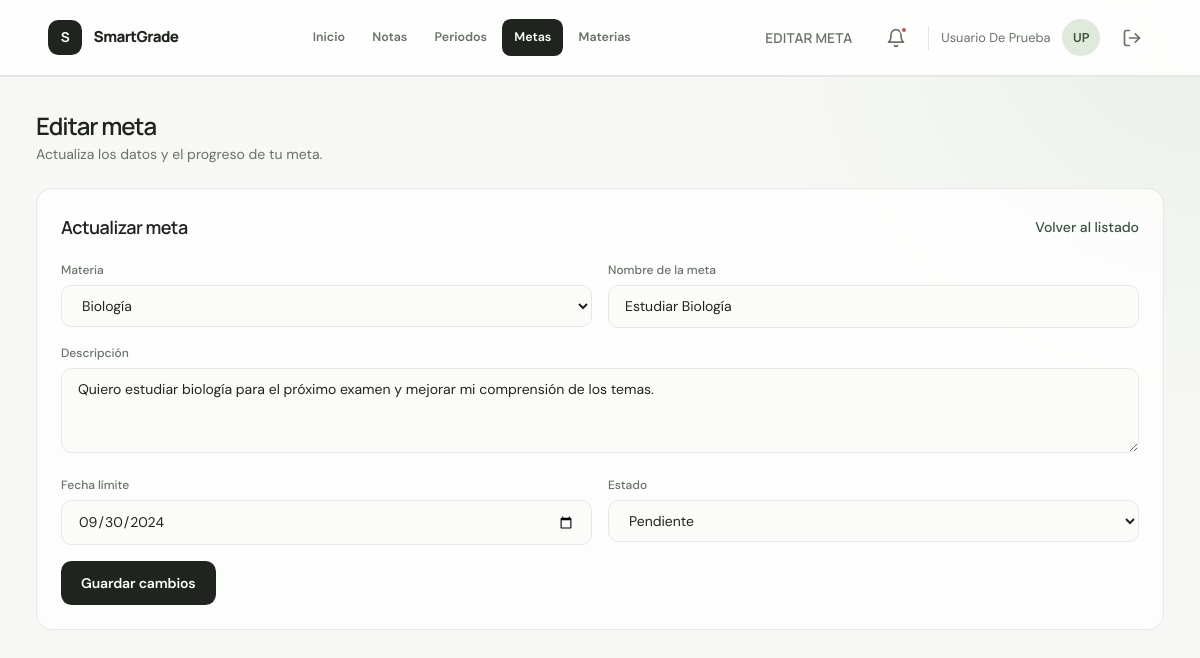
/views/goals/edit.php?id=4 (signed in), run on the app's committed database.
### tables this page shows
CREATE TABLE IF NOT EXISTS goals (
    id INT AUTO_INCREMENT PRIMARY KEY,
    user_id INT NOT NULL,
    subject_id INT NOT NULL,
    name VARCHAR(100) NOT NULL,
    description TEXT,
    target_date DATE,
    status ENUM(
        'pending',
        'in_progress',
        'completed'
    ) DEFAULT 'pending',
    created_at TIMESTAMP DEFAULT CURRENT_TIMESTAMP,
    updated_at TIMESTAMP DEFAULT CURRENT_TIMESTAMP ON UPDATE CURRENT_TIMESTAMP,
    FOREIGN KEY (user_id) REFERENCES users (id) ON DELETE CASCADE,
    FOREIGN KEY (subject_id) REFERENCES subjets (id) ON DELETE CASCADE
);

CREATE TABLE IF NOT EXISTS subjets (
    id INT AUTO_INCREMENT PRIMARY KEY,
    name VARCHAR(100) NOT NULL,
    user_id INT NOT NULL,
    teacher_name VARCHAR(100) NOT NULL,
    created_at TIMESTAMP DEFAULT CURRENT_TIMESTAMP,
    FOREIGN KEY (user_id) REFERENCES users (id) ON DELETE CASCADE
);

### logic/goals/read.php (called while the page is built, shortened)
<?php
if (!function_exists('getUserGoalById')) {
    function getUserGoalById(PDO $pdo, int $user_id, int $id): ?array
    {
        $stmt = $pdo->prepare(
            'SELECT
                g.id,
                g.subject_id,
                g.name,
                g.description,
                g.target_date,
                g.status,
                g.created_at,
                s.name AS subject_name
            FROM goals g
            INNER JOIN subjets s ON s.id = g.subject_id
            WHERE g.id = :id
              AND g.user_id = :user_id
              AND s.user_id = :user_id
            LIMIT 1'
        );
        $stmt->execute([
            'id' => $id,
            'user_id' => $user_id,
        ]);
        $goal = $stmt->fetch();
        return $goal ?: null;
    }
}
if (!function_exists('getUserGoalSubjects')) {
    function getUserGoalSubjects(PDO $pdo, int $user_id): array
    {
        $stmt = $pdo->prepare('SELECT id, name FROM subjets WHERE user_id = :user_id ORDER BY name ASC');
        $stmt->execute(['user_id' => $user_id]);
        return $stmt->fetchAll();
    }
}

### views/goals/edit.php (the view, shortened to what this page needs)
<?php
require_once __DIR__ . '/../../logic/db.php';
require_once __DIR__ . '/../../logic/goals/read.php';
$id = filter_var($_GET['id'] ?? null, FILTER_VALIDATE_INT, ['options' => ['min_range' => 1]]);
$user_id = (int) $_SESSION['user_id'];
$goal = getUserGoalById($pdo, $user_id, (int) $id);
$old = $_SESSION['goals_old'] ?? null;
$subjects = getUserGoalSubjects($pdo, $user_id);
$status_labels = [
    'pending' => 'Pendiente',
    'in_progress' => 'En progreso',
    'completed' => 'Completada',
];
?>
<!DOCTYPE html>
<html lang="es">
<head>
    <?php include __DIR__ . '/../header.php'; ?>
</head>
<body>
    <div class="app-shell">
        <div class="main-content">
            <?php include __DIR__ . '/../partials/topbar.php'; ?>
            <main class="p-6 space-y-6">
                <div>
                    <h2 class="font-display text-xl font-semibold text-heading">Editar meta</h2>
                    <p class="text-muted text-sm mt-1">Actualiza los datos y el progreso de tu meta.</p>
                </div>
                <section class="card p-6">
                    <div class="flex items-center justify-between gap-3 flex-wrap mb-5">
                        <h3 class="font-display text-lg font-semibold text-heading">Actualizar meta</h3>
                        <a href="index.php" class="text-sm link-accent">Volver al listado</a>
                    </div>
                    <form action="../../logic/goals/update.php" method="POST" class="grid md:grid-cols-2 gap-4" novalidate>
                        <div>
                            <label for="subject_id" class="field-label">Materia</label>
                            <select id="subject_id" name="subject_id" required class="input">
                                <?php $subject_value = $old['subject_id'] ?? $goal['subject_id']; ?>
                                <?php foreach ($subjects as $subject): ?>
                                    <option value="<?= (int) $subject['id'] ?>" <?= (string) $subject_value === (string) $subject['id'] ? 'selected' : '' ?>>
                                        <?= htmlspecialchars($subject['name'], ENT_QUOTES, 'UTF-8') ?>
                                    </option>
                                <?php endforeach; ?>
                            </select>
                        </div>
                        <div>
                            <label for="name" class="field-label">Nombre de la meta</label>
                            <input type="text" id="name" name="name" maxlength="100" required value="<?= htmlspecialchars($old['name'] ?? $goal['name'], ENT_QUOTES, 'UTF-8') ?>" class="input">
                        </div>
                        <div class="md:col-span-2">
                            <label for="description" class="field-label">Descripción</label>
                            <textarea id="description" name="description" rows="3" class="input"><?= htmlspecialchars($old['description'] ?? ($goal['description'] ?? ''), ENT_QUOTES, 'UTF-8') ?></textarea>
                        </div>
                        <div>
                            <label for="target_date" class="field-label">Fecha límite</label>
                            <input type="date" id="target_date" name="target_date" value="<?= htmlspecialchars($old['target_date'] ?? ($goal['target_date'] ?? ''), ENT_QUOTES, 'UTF-8') ?>" class="input">
                        </div>
                        <div>
                            <label for="status" class="field-label">Estado</label>
                            <?php $status_value = $old['status'] ?? $goal['status']; ?>
                            <select id="status" name="status" class="input">
                                <?php foreach ($status_labels as $status => $label): ?>
                                    <option value="<?= $status ?>" <?= $status_value === $status ? 'selected' : '' ?>><?= $label ?></option>
                                <?php endforeach; ?>
                            </select>
                        </div>
                        <div class="md:col-span-2">
                            <button type="submit" class="btn btn-primary" style="width: auto;">Guardar cambios</button>
                        </div>
                    </form>
                </section>
            </main>
        </div>
    </div>
</body>
</html>

### views/css/styles.css (style rules this page uses)
:root { --color-bg: #f7f8f6; --color-surface: #ffffff; --color-surface-alt: #f0f3ee; --color-border: #e4e8e2; --color-border-focus: var(--color-primary); --color-text: #20241f; --color-text-muted: #687267; --color-text-dim: #9ba49a; --color-text-inverse: #ffffff; --color-primary: #4d6b52; --color-primary-hover: #38523d; --color-primary-soft: #e6eee5; --color-danger: #b45e52; --color-danger-border: #efd8d2; --color-danger-bg: #fbefec; --color-success: #4d7b5b; --color-success-border: #d5e7d8; --color-success-bg: #edf7ef; --color-overlay-soft: #f5f7f4; --color-overlay-medium: #edf1eb; --font-body: "DM Sans", sans-serif; --font-display: "Manrope", sans-serif; --radius-sm: 0.35rem; --radius-md: 0.55rem; --radius-lg: 0.8rem; --radius-xl: 1.05rem; --radius-2xl: 1.35rem; --input-padding-y: 0.625rem; --input-padding-x: 1rem; --transition-fast: 150ms ease; }
body { font-family: var(--font-body); background-color: var(--color-bg); color: var(--color-text); -webkit-font-smoothing: antialiased; }
.font-display { font-family: var(--font-display); }
.card { background-color: var(--color-surface); border: 1px solid var(--color-border); border-radius: var(--radius-2xl); }
.field-label { display: block; font-size: 0.75rem; font-weight: 500; color: var(--color-text-muted); margin-bottom: 0.375rem; }
.input { width: 100%; background-color: var(--color-overlay-soft); border: 1px solid var(--color-border); border-radius: var(--radius-lg); padding: var(--input-padding-y) var(--input-padding-x); font-size: 0.875rem; color: var(--color-text); transition: border-color var(--transition-fast), box-shadow var(--transition-fast); }
.input::placeholder { color: var(--color-text-dim); }
.btn { display: inline-flex; align-items: center; justify-content: center; font-weight: 600; font-size: 0.875rem; border-radius: var(--radius-lg); padding: var(--input-padding-y) 1.25rem; transition: background-color var(--transition-fast), transform var(--transition-fast); cursor: pointer; border: none; }
.btn-primary { background-color: var(--color-primary); color: var(--color-text-inverse); width: 100%; }
.link-accent { color: var(--color-primary-hover); font-weight: 500; }
.text-muted { color: var(--color-text-muted); }
:root { --sidebar-width-expanded: 15rem; --sidebar-width-collapsed: 4.5rem; --topbar-height: 4rem; }
.app-shell { display: flex; min-height: 100vh; background-color: var(--color-bg); }
.main-content { flex: 1; display: flex; flex-direction: column; min-width: 0; }
.text-heading { color: var(--color-text); }
.card, .widget-card { box-shadow: 0 1px 2px rgba(32, 36, 31, 0.025); }
body { background: radial-gradient( circle at 100% 0%, rgba(222, 232, 219, 0.5), transparent 28rem ), var(--color-bg); }
.app-shell { background: transparent; }
.main-content { min-height: 100vh; }
.card { border-color: var(--color-border); box-shadow: none; }
.input { background: #fbfcfa; border-color: var(--color-border); border-radius: 0.65rem; }
.btn { border-radius: 0.65rem; min-height: 2.75rem; letter-spacing: -0.01em; }
.btn-primary { background: var(--color-text); }
main.p-6 { max-width: 1440px; width: 100%; margin: 0 auto; padding: 2.25rem clamp(1.25rem, 3vw, 3.25rem) 3.5rem; }
main.p-6 > div:first-child h2 { font-size: clamp(1.5rem, 2vw, 2rem); letter-spacing: -0.045em; }
main.p-6 > div:first-child p { max-width: 34rem; }
main.p-6 > section.card { border-radius: 1rem; background: rgba(255, 255, 255, 0.78); }
main.p-6 > section.card h3 { letter-spacing: -0.03em; }
.app-shell { display: block; min-height: 100vh; }
.main-content { width: 100%; }

### data on the page
goals: subject_id "Biología", name "Estudiar Biología", description "Quiero estudiar biología para el próximo examen y mejorar mi comprensión de los temas.", target_date "09/30/2024", status "Pendiente"

### other printed values
$page_title "EDITAR META"
$_SESSION['user_name'] "Usuario De Prueba"
$initials "UP"
